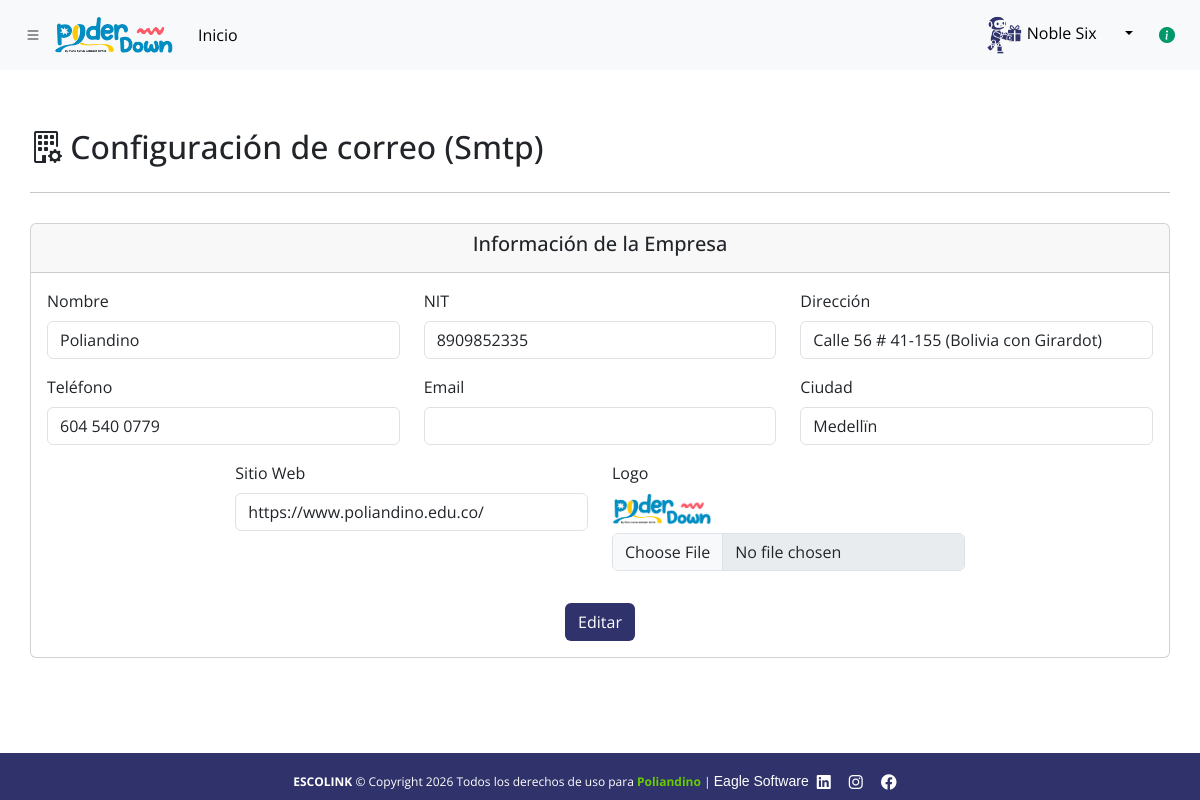
Page /companyConfig.php (signed in) on the committed database.
### tables this page shows
CREATE TABLE `company` (
  `id` int(11) NOT NULL,
  `nombre` varchar(100) NOT NULL,
  `nit` varchar(15) NOT NULL,
  `direccion` varchar(255) NOT NULL,
  `telefono` varchar(15) NOT NULL,
  `logo` varchar(255) NOT NULL,
  `email` varchar(266) NOT NULL,
  `ciudad` varchar(255) NOT NULL,
  `web` varchar(255) NOT NULL
);

### components/sliderBar.php (called while the page is built, shortened)
<?php include("controller/footer.php"); ?>

### components/filters/takeUser.php (called while the page is built, shortened)
<?php
function obtenerInformacionUsuario()
{
    if (isset($_SESSION['loggedin'], $_SESSION['nombre'], $_SESSION['rol'], $_SESSION['username'], $_SESSION['foto'], $_SESSION['extra_rol']) && $_SESSION['loggedin'] === true) {
        $mensajeRol = rolUsuario($_SESSION['rol']);
        $mensajeExtraRol = extraRolUsuario($_SESSION['extra_rol']);
        return [
            'nombre' => htmlspecialchars($_SESSION['nombre']),
            'rol' => $mensajeRol,
            'extra_rol' => $mensajeExtraRol,
            'usuario' => htmlspecialchars($_SESSION['username']),
            'foto' => htmlspecialchars($_SESSION['foto'])
        ];
    }
}
function rolUsuario($rol)
{
    switch ($rol) {
        case 1:
            return "Administrador";
    }
}
function extraRolUsuario($extra_rol)
{
    switch ($extra_rol) {
        default:
            return "Extra rol no definido";
    }
}
?>

### components/company/viewCompanyInfo.php (the view, shortened to what this page needs)
<?php
$query = "SELECT * FROM company LIMIT 1";
$result = $conn->query($query);
$company = $result->fetch_assoc();
?>
<div class="card mt-4">
    <div class="card-header text-center">
        <h5>Información de la Empresa</h5>
    </div>
    <div class="card-body">
        <form id="companyForm" enctype="multipart/form-data">
            <div class="row justify-content-center">
                <div class="col-4 mb-3">
                    <label for="nombre" class="form-label">Nombre</label>
                    <input type="text" class="form-control" id="nombre" name="nombre" value="<?php echo htmlspecialchars($company['nombre'] ?? 'Sin configurar'); ?>" readonly>
                </div>
                <div class="col-4 mb-3">
                    <label for="nit" class="form-label">NIT</label>
                    <input type="text" class="form-control" id="nit" name="nit" value="<?php echo htmlspecialchars($company['nit'] ?? 'Sin configurar'); ?>" readonly>
                </div>
                <div class="col-4 mb-3">
                    <label for="direccion" class="form-label">Dirección</label>
                    <input type="text" class="form-control" id="direccion" name="direccion" value="<?php echo htmlspecialchars($company['direccion'] ?? 'Sin configurar'); ?>" readonly>
                </div>
                <div class="col-4 mb-3">
                    <label for="telefono" class="form-label">Teléfono</label>
                    <input type="text" class="form-control" id="telefono" name="telefono" value="<?php echo htmlspecialchars($company['telefono'] ?? 'Sin configurar'); ?>" readonly>
                </div>
                <div class="col-4 mb-3">
                    <label for="email" class="form-label">Email</label>
                    <input type="email" class="form-control" id="email" name="email" value="<?php echo htmlspecialchars($company['email'] ?? 'Sin configurar'); ?>" readonly>
                </div>
                <div class="col-4 mb-3">
                    <label for="ciudad" class="form-label">Ciudad</label>
                    <input type="text" class="form-control" id="ciudad" name="ciudad" value="<?php echo htmlspecialchars($company['ciudad'] ?? 'Sin configurar'); ?>" readonly>
                </div>
                <div class="col-4 mb-3">
                    <label for="web" class="form-label">Sitio Web</label>
                    <input type="url" class="form-control" id="web" name="web" value="<?php echo htmlspecialchars($company['web'] ?? 'Sin configurar'); ?>" readonly>
                </div>
                <div class="col-4 mb-3">
                    <label for="logo" class="form-label">Logo</label>
                    <?php if (!empty($company['logo'])): ?>
                        <div class="mb-2">
                            <img src="img/logos/<?php echo htmlspecialchars($company['logo']); ?>" alt="Logo actual" style="max-width: 100px; max-height: 100px;">
                        </div>
                    <?php endif; ?>
                    <input type="file" class="form-control" id="logo" name="logo" accept="image/*" disabled>
                </div>
            </div>
            <div class="text-center mt-3">
                <button type="button" class="btn bg-indigo-dark text-white" id="editBtn">Editar</button>
            </div>
        </form>
    </div>
</div>

### controller/header.php (shortened to what this page needs)
<?php
$query = "SELECT logo FROM company LIMIT 1";
$result = $conn->query($query);
$company = $result->fetch_assoc();
$logo = $company['logo'] ?? 'logo_pd_horizontal.png';
?>
<nav class="navbar navbar-expand-lg bg-body-tertiary fixed-top">
    <div class="container-fluid">
        <button class="btn btn-tertiary mr-3" type="button" data-bs-toggle="offcanvas" data-bs-target="#offcanvasWithBothOptions" aria-controls="offcanvasWithBothOptionsLabel">
            <i class="bi bi-list"></i>
        </button>
        <a class="navbar-brand" href="main.php"><img src="img/logos/<?php echo htmlspecialchars($logo); ?>" alt="logo" width="120px"></a>
        <div class="collapse navbar-collapse" id="navbarSupportedContent">
            <ul class="navbar-nav me-auto mb-2 mb-lg-0">
                <li class="nav-item">
                    <a class="nav-link active" aria-current="page" href="main.php">Inicio</a>
                </li>
            </ul>
        </div>
        <div class="dropdown">
            <button class="btn btn-light dropdown-toggle" type="button" id="dropdownMenuButton" data-bs-toggle="dropdown" aria-expanded="false">
                <img src="<?php echo htmlspecialchars($infoUsuario['foto']); ?>" alt="Perfil" class="rounded-circle" width="40" height="40">
                <?php echo htmlspecialchars($infoUsuario['nombre']); ?>
                <button type="button" class="btn" data-bs-toggle="popover" data-bs-placement="top" data-bs-content="<?php echo htmlspecialchars($infoUsuario['rol']); ?>" data-bs-trigger="hover">
                    <i class="bi bi-info-circle-fill colorVerde" style="color: #00976a;"></i>
                </button>
            </button>
        </div>
    </div>
</nav>

### controller/footer.php (shortened to what this page needs)
<footer class="text-center text-lg-start text-light fixed-bottom bg-indigo-dark text-white d-flex align-items-center justify-content-center" style="max-height:55px;">
    <div class="text-center pb-2 w-100">
        <?php
         $queryCompany = mysqli_query($conn, "SELECT nombre,nit FROM company");
         while ($empresaLog = mysqli_fetch_array($queryCompany)) {
           $empresa = $empresaLog['nombre'] . '</label>';
         }
        ?>
        <br>
        <b>ESCOLINK</b> &copy; Copyright <?php echo date("Y"); ?> Todos los derechos de uso para <label class="text-lime-dark"><b><?php echo $empresa ?> </b></label>|
        <span class="footer-social-group">
            <a class="eagle-link-footer" href="https://agenciaeaglesoftware.com/" target="_blank">Eagle Software</a>
            <a href="https://www.linkedin.com/company/89372098/admin/feed/posts/" target="_blank" class="linkFooter"><i class="fa-brands fa-linkedin redes"></i></a>
            <a href="https://www.instagram.com/eaglesoftwares/" target="_blank" class="linkFooter"><i class="fa-brands fa-instagram redes"></i></a>
            <a href="https://www.facebook.com/eaglesoftwares/" target="_blank" class="linkFooter"><i class="fa-brands fa-facebook redes"></i></a>
        </span>
    </div>
</footer>

### css/estilo.css (style rules this page uses)
:root { --colorPrimario:#ec008c; --colorVerde:#00976a --blanco:#fff; --bs-primary-light: #cce5ff; --bs-primary-dark: #004085; --bs-secondary-light: #e2e3e5; --bs-secondary-dark: #383d41; --bs-success-light: #d4edda; --bs-success-dark: #155724; --bs-danger-light: #f8d7da; --bs-danger-dark: #721c24; --bs-warning-light: #fff3cd; --bs-warning-dark: #856404; --bs-info-light: #d1ecf1; --bs-info-dark: #0c5460; --bs-light-gray: #f8f9fa; --bs-dark-gray: #343a40; }
* { margin: 0; padding: 0; box-sizing: border-box; font-family: "Open Sans"; }
.colorVerde { color: var(--colorVerde); }
footer { position: relative; bottom: 0; left: 0; right: 0; background-color: #333; color: white; text-align: center; font-size: 12px; }
.redes { float: right; font-size: 16px; padding-right: 10px; }
.linkFooter { text-decoration: none; color: white; }
html, body { height: 100%; }

### css/slidebar.css (style rules this page uses)
:root { --colorPrimario: #ec008c; --blanco: #fff; }

### css/contadores.css (style rules this page uses)
:root { --bs-purple-light: #e0c3fc; --bs-purple-dark: #5d3fd3; --bs-teal-light: #b2f0e5; --bs-teal-dark: #006d68; --bs-amber-light: #ffe7b2; --bs-amber-dark: #bf6900; --bs-pink-light: #ffccd5; --bs-pink-dark: #b53471; --bs-indigo-light: #d4d7ff; --bs-indigo-dark: #30336b; --bs-gray-light: #f4f6f7; --bs-gray-dark: #495057; --bs-magenta-dark:#ec008c; --bs-magenta-light:#f5a6c2; --bs-lime-light: #e6ffcc; --bs-lime-dark: #66cc00; --bs-orange-light: #ffd8b2; --bs-orange-dark: #e67300; --bs-red-dark: #990000; --bs-blue-dark: #001f3f; --bs-brown-light: #d7b49e; --bs-brown-dark: #6b4226; --bs-cyan-light: #d0f7f9; --bs-cyan-dark: #007a7a; --bs-silver: #c0c0c0; }
.bg-indigo-dark { background-color: var(--bs-indigo-dark) !important; color: white; }
.text-lime-dark { color: var(--bs-lime-dark) !important; }
.card-body { display: flex; align-items: center; }

### css/dataTables.css (style rules this page uses)
:root { --dt-row-selected: 13, 110, 253;--dt-row-selected-text: 255, 255, 255;--dt-row-selected-link: 9, 10, 11;--dt-row-stripe: 0, 0, 0;--dt-row-hover: 0, 0, 0;--dt-column-ordering: 0, 0, 0;--dt-html-background: white }

### controller/footer.php (style rules this page uses)
.eagle-link-footer { font-family: 'Sparose', sans-serif !important; font-size: 14px; color: #fff !important; text-decoration: none !important; font-weight: normal; }
.footer-social-group { display: inline-flex; align-items: center; gap: 8px; }

### rows in the picture
company: logo (picture), nombre "Poliandino", nit "8909852335", direccion "Calle 56 # 41-155 (Bolivia con Girardot)", telefono "604 540 0779", ciudad "Medellïn", web "https://www.poliandino.edu.co/"

### other values in the picture
$infoUsuario['nombre'] "Noble Six"
